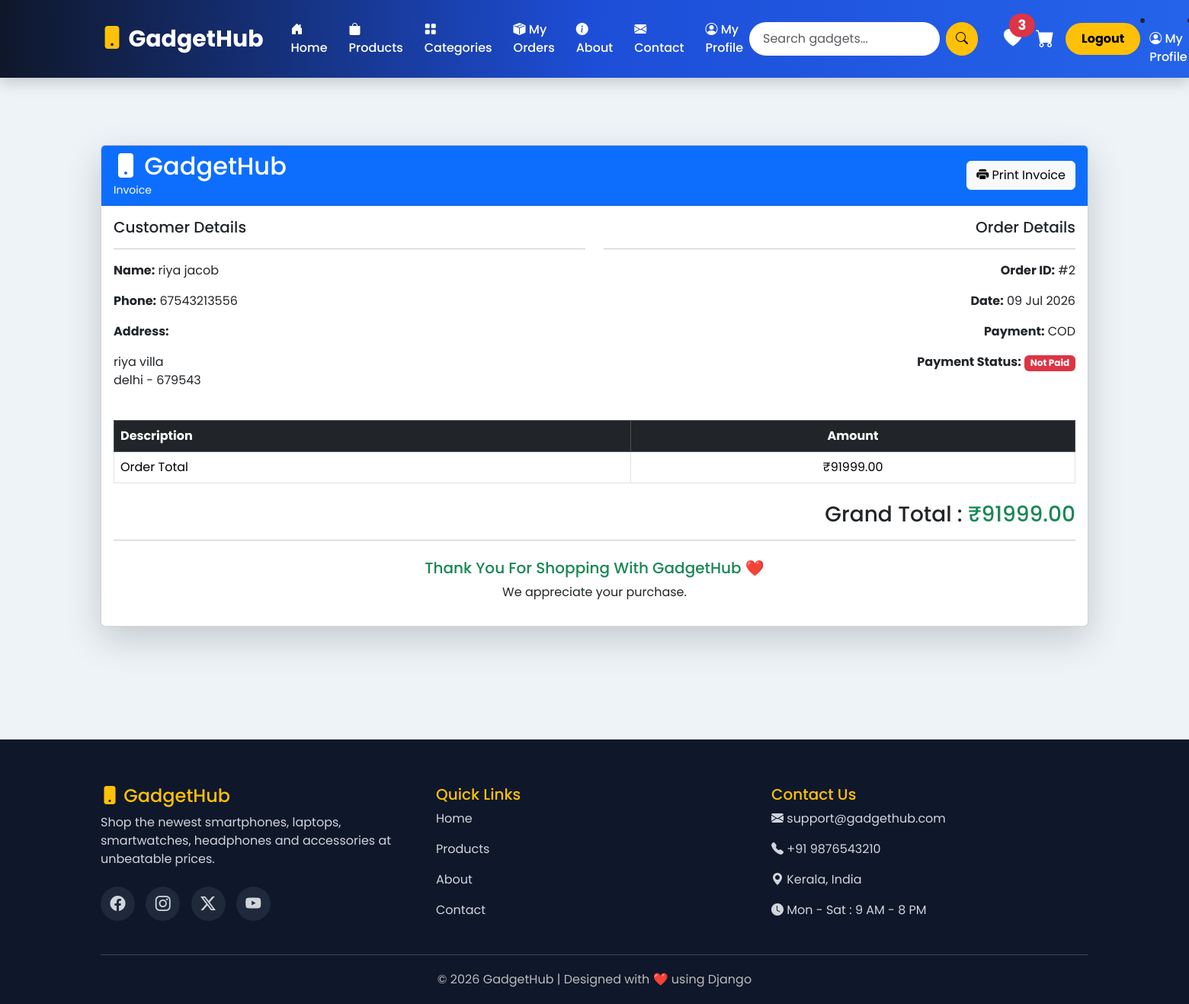
The app's page /invoice/2/ (signed in) with its own data.
### gadgethubapp/models.py (models this page shows, shortened)
class Order(models.Model):
    PAYMENT_CHOICES = (
    ("COD", "Cash On Delivery"),
    ("UPI", "UPI"),
    ("CARD", "Debit/Credit Card"),
    ("NETBANKING", "Net Banking"),
)
    STATUS_CHOICES = (
           ("Pending", "Pending"),
        ("Confirmed", "Confirmed"),
        ("Packed", "Packed"),
        ("Shipped", "Shipped"),
        ("Delivered", "Delivered"),
        ("Cancelled", "Cancelled"),
    )
    user = models.ForeignKey(User, on_delete=models.CASCADE)
    name = models.CharField(max_length=100)
    phone = models.CharField(max_length=15)
    address = models.TextField()
    city = models.CharField(max_length=100)
    pincode = models.CharField(max_length=10)
    total_amount = models.DecimalField(
        max_digits=10,
        decimal_places=2
    )
    payment_method = models.CharField(
        max_length=20,
        choices=PAYMENT_CHOICES,
        default="COD"
    )
    payment_status = models.BooleanField(default=False)
    order_status = models.CharField(
        max_length=20,
        choices=STATUS_CHOICES,
        default="Pending"
    )
    created_at = models.DateTimeField(auto_now_add=True)

### gadgethubapp/views.py (the view)
@login_required
def invoice(request, order_id):
    order = get_object_or_404(
        Order,
        id=order_id,
        user=request.user
    )
    return render(request, "invoice.html", {"order": order})

### gadgethubapp/context_processors.py (called while the page is built)
def cart_count(request):
    cart_count = 0
    wishlist_count = 0
    if request.user.is_authenticated:
        try:
            cart = Cart.objects.get(user=request.user)
            cart_count = cart.items.count()
        except Cart.DoesNotExist:
            cart_count = 0
        wishlist_count = Wishlist.objects.filter(
            user=request.user
        ).count()
    return {
        "cart_count": cart_count,
        "wishlist_count": wishlist_count,
    }

### templates/invoice.html
{% extends "base.html" %}
{% block content %}
<div class="container mt-5 mb-5">
    <div class="card shadow-lg">
        <div class="card-header bg-primary text-white d-flex justify-content-between align-items-center">
            <div>
                <h2 class="mb-0">
                    <i class="bi bi-phone-fill"></i>
                    GadgetHub
                </h2>
                <small>Invoice</small>
            </div>
            <button onclick="window.print()" class="btn btn-light">
                <i class="bi bi-printer-fill"></i>
                Print Invoice
            </button>
        </div>
        <div class="card-body">
            <div class="row mb-4">
                <div class="col-md-6">
                    <h5>Customer Details</h5>
                    <hr>
                    <p><strong>Name:</strong> {{ order.name }}</p>
                    <p><strong>Phone:</strong> {{ order.phone }}</p>
                    <p><strong>Address:</strong></p>
                    <p>
                        {{ order.address }}<br>
                        {{ order.city }} - {{ order.pincode }}
                    </p>
                </div>
                <div class="col-md-6 text-md-end">
                    <h5>Order Details</h5>
                    <hr>
                    <p><strong>Order ID:</strong> #{{ order.id }}</p>
                    <p><strong>Date:</strong> {{ order.created_at|date:"d M Y" }}</p>
                    <p><strong>Payment:</strong> {{ order.payment_method }}</p>
                    <p>
                        <strong>Payment Status:</strong>
                        {% if order.payment_status %}
                        <span class="badge bg-success">
                            Paid
                        </span>
                        {% else %}
                        <span class="badge bg-danger">
                            Not Paid
                        </span>
                        {% endif %}
                    </p>
                </div>
            </div>
            <table class="table table-bordered">
                <thead class="table-dark">
                    <tr>
                        <th>Description</th>
                        <th class="text-center">Amount</th>
                    </tr>
                </thead>
                <tbody>
                    <tr>
                        <td>Order Total</td>
                        <td class="text-center">
                            ₹{{ order.total_amount }}
                        </td>
                    </tr>
                </tbody>
            </table>
            <div class="text-end mt-4">
                <h3>
                    Grand Total :
                    <span class="text-success">
                        ₹{{ order.total_amount }}
                    </span>
                </h3>
            </div>
            <hr>
            <div class="text-center mt-4">
                <h5 class="text-success">
                    Thank You For Shopping With GadgetHub ❤️
                </h5>
                <p>
                    We appreciate your purchase.
                </p>
            </div>
        </div>
    </div>
</div>
{% endblock %}

### templates/base.html (style rules this page uses)
* { margin:0; padding:0; box-sizing:border-box; }
body { font-family:'Poppins',sans-serif; background:#eef3f8; }

### records on screen
Order: name "riya jacob", phone "67543213556", address "riya villa", city "delhi", pincode "679543", id "2", created_at "09 Jul 2026", payment_method "COD", total_amount "91999.00"

### other values on screen
{{ wishlist_count }} "3"
